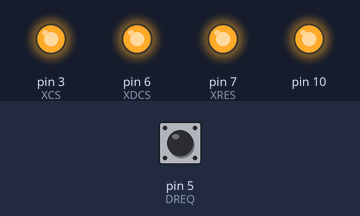
Simulated run of this sketch. Board: Arduino Uno, built with avr-gcc and run on an emulated ATmega328P. Parts: output pins drawn as LEDs (lit = HIGH). The inputs (shaded band) are chosen by the test bench; at power-on: pin 5 (DREQ) HIGH. Storage starts empty; pins used as bus, display or sensor lines are not drawn.

Above: at 0.2 s.
Timing chart, 0 to 1.7 s (numbered marks = the images above):
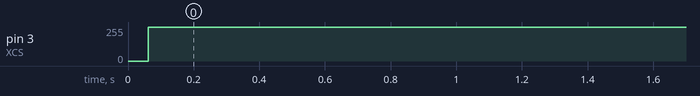

Measured:
- by itself, pin 3 (XCS): 0/255 → 255/255 at 0.06 s

The sketch:

VS1003_new.ino
```cpp
// STL headers
// C headers
#include <avr/pgmspace.h>
// Framework headers
// Library headers
#include <SPI.h>
#include <SD.h>


#define XDCS 6
#define DREQ 5
#define XRES 7
#define XCS  3
#define SS   4


File mp3;

const uint8_t vs1003_chunk_size = 32;


// VS1003 SCI Write Command byte is 0x02
#define VS_WRITE_COMMAND 0x02

// VS1003 SCI Read COmmand byte is 0x03
#define VS_READ_COMMAND  0x03

// SCI Registers
const uint8_t SCI_MODE = 0x0;
const uint8_t SCI_STATUS = 0x1;
const uint8_t SCI_BASS = 0x2;
const uint8_t SCI_CLOCKF = 0x3;
const uint8_t SCI_DECODE_TIME = 0x4;
const uint8_t SCI_AUDATA = 0x5;
const uint8_t SCI_WRAM = 0x6;
const uint8_t SCI_WRAMADDR = 0x7;
const uint8_t SCI_HDAT0 = 0x8;
const uint8_t SCI_HDAT1 = 0x9;
const uint8_t SCI_AIADDR = 0xa;
const uint8_t SCI_VOL = 0xb;
const uint8_t SCI_AICTRL0 = 0xc;
const uint8_t SCI_AICTRL1 = 0xd;
const uint8_t SCI_AICTRL2 = 0xe;
const uint8_t SCI_AICTRL3 = 0xf;
const uint8_t SCI_num_registers = 0xf;

// SCI_MODE bits
const uint8_t SM_DIFF = 0;
const uint8_t SM_LAYER12 = 1;
const uint8_t SM_RESET = 2;
const uint8_t SM_OUTOFWAV = 3;
const uint8_t SM_EARSPEAKER_LO = 4;
const uint8_t SM_TESTS = 5;
const uint8_t SM_STREAM = 6;
const uint8_t SM_EARSPEAKER_HI = 7;
const uint8_t SM_DACT = 8;
const uint8_t SM_SDIORD = 9;
const uint8_t SM_SDISHARE = 10;
const uint8_t SM_SDINEW = 11;
const uint8_t SM_ADPCM = 12;
const uint8_t SM_ADCPM_HP = 13;
const uint8_t SM_LINE_IN = 14;


#define MP3bufferLength 32
uint8_t mp3Data[MP3bufferLength];


void VS1003_begin(void) {
  // SD Begin
  pinMode(SS, OUTPUT);
  digitalWrite (SS, HIGH);
  if (!SD.begin(SS)) {
    Serial.println("SD doesn't begines");
  }
  // VS1003 Begin
  pinMode(XRES, OUTPUT);
  digitalWrite(XRES, LOW);
  pinMode(XCS, OUTPUT);
  digitalWrite(XCS, HIGH);
  pinMode(XDCS, OUTPUT);
  digitalWrite(XDCS, HIGH);
  pinMode(DREQ, INPUT);
  delay(1);
  SPI.begin();
  SPI.setClockDivider(SPI_CLOCK_DIV64); // Slow!
  digitalWrite(XRES, HIGH);
  while ( !digitalRead(DREQ) );
  VS1003_write_register(SCI_AUDATA, 44101); // 44.1kHz stereo
  VS1003_write_register(SCI_MODE, _BV(SM_SDINEW) | _BV(SM_RESET));
  VS1003_write_register(SCI_CLOCKF, 0xE800); // Experimenting with higher clock settings
  SPI.setClockDivider(SPI_CLOCK_DIV4); // Fastest available
}


void VS1003_write_register(uint8_t _reg, uint16_t _value) {
  digitalWrite(XCS, LOW);;
  delayMicroseconds(1); // tXCSS
  SPI.transfer(VS_WRITE_COMMAND); // Write operation
  SPI.transfer(_reg); // Which register
  SPI.transfer(_value >> 8); // Send hi byte
  SPI.transfer(_value & 0xff); // Send lo byte
  delayMicroseconds(1); // tXCSH
  while ( !digitalRead(DREQ) );
  digitalWrite(XCS, HIGH);
}


uint16_t VS1003_read_register(uint8_t _reg) {
  uint16_t result;
  digitalWrite(XCS, LOW);
  delayMicroseconds(1); // tXCSS
  SPI.transfer(VS_READ_COMMAND); // Read operation
  SPI.transfer(_reg); // Which register
  result = SPI.transfer(0xff) << 8; // read high byte
  result |= SPI.transfer(0xff); // read low byte
  delayMicroseconds(1); // tXCSH
  while ( !digitalRead(DREQ) );
  digitalWrite(XCS, HIGH);
  return result;
}


void VS1003_setVolume(uint8_t vol) {
  uint16_t value = vol;
  value <<= 8;
  value |= vol;
  VS1003_write_register(SCI_VOL, value);
}


void VS1003_sdi_mic(void) {
  digitalWrite(XRES, LOW);
  digitalWrite(XCS, HIGH);
  digitalWrite(XDCS, HIGH);
  digitalWrite(XRES, HIGH);
  SPI.setClockDivider(SPI_CLOCK_DIV64);
  VS1003_write_register(SCI_VOL, 0x0000);
  VS1003_write_register(SCI_BASS, 0);
  VS1003_write_register(SCI_CLOCKF, 0x4430);
  VS1003_write_register(SCI_AICTRL0, 12);
  // Rec level max: 200
  VS1003_write_register(SCI_AICTRL1, 200);
  VS1003_write_register(SCI_MODE, 0x1804);
}


void VS1003_sdi_play(const char * file, const int &volume) {
  int i = 0, val, byteCount;
  int vol = map(volume, 0, 100, 200, 0);
  mp3 = SD.open(file);
  while ( mp3.available() ) {
    while ( !digitalRead(DREQ) );
    delayMicroseconds(3);
    VS1003_setVolume(vol);
    byteCount = mp3.read(mp3Data, 32);
    if (byteCount == 0) {
      mp3.close();
      break;
    }
    digitalWrite(XDCS, LOW);
    for (i = 0; i < 32; i++) {
      SPI.transfer(mp3Data[i]);
    }
    digitalWrite(XDCS, HIGH);
  }
}


void setup() {
  // Serial Begin
  Serial.begin(115200);
  // VS1003 Begin
  VS1003_begin();
  VS1003_setVolume(1);
  //VS1003_sdi_mic();
}

void loop() {
  // put your main code here, to run repeatedly:

}
```
